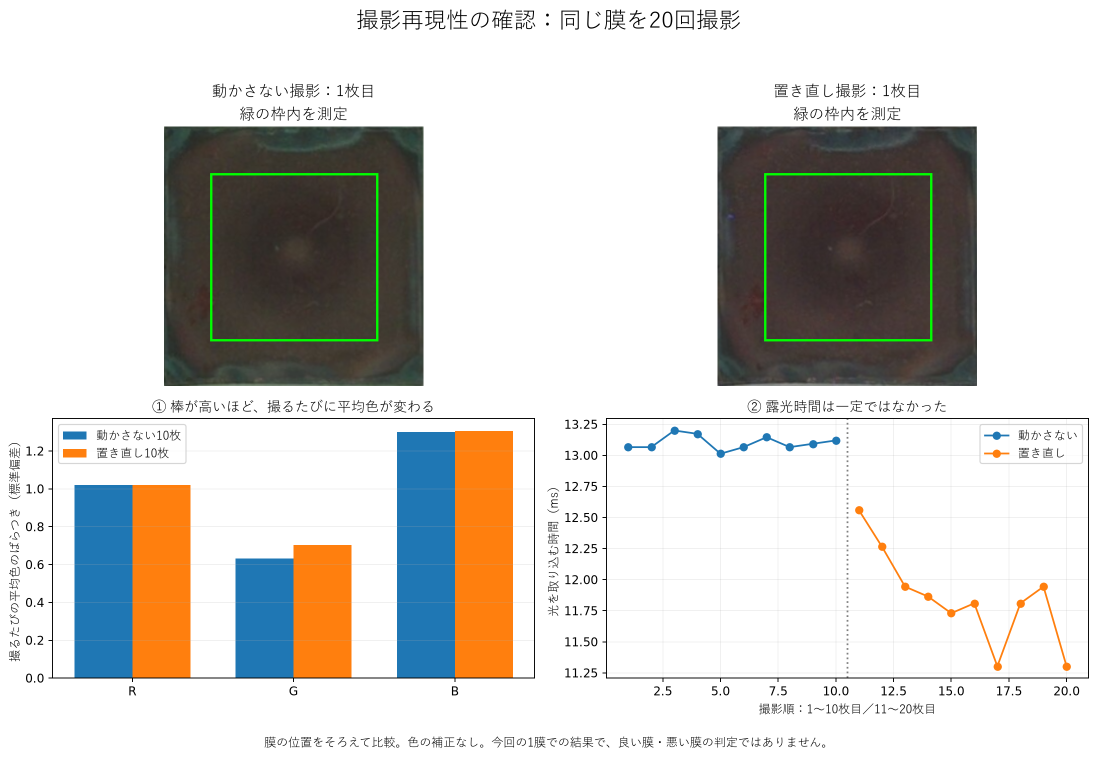
#> input picture results/20261110/01_capture_repeatability/00_まず見る結果.png, 2193 x 1513 px (shown at 1/2 size)
$ python -i analyze_repeatability.py   (imports and definitions only)
#> lines starting #> are read from the running program, lines starting #| are printed output that depends on the picture; after the words box and inside, x2 and y2 are one past the last pixel; in counts of white or black regions, pixels touching at a corner belong together
"""Descriptive comparison of the 2026-11-10 fixed/repositioned capture test."""
from pathlib import Path
import csv
from datetime import datetime
import hashlib
import json
import platform

import cv2
import numpy as np
from PIL import Image
import matplotlib
# [1 line not run here, left out]
import matplotlib.pyplot as plt
from matplotlib.font_manager import FontProperties

ROOT = Path(__file__).resolve().parents[2]
SOURCE = ROOT / 'data/raw/撮影再現性/20261110_FACsSnPbI3_Sn25mol'
OUT = ROOT / 'results/20261110/01_capture_repeatability'
SIZE = 256
MARGINS = (.12, .18, .24)
COLORS = ('#d44b40', '#269753', '#416bc3')


def sha(path):
    return hashlib.sha256(path.read_bytes()).hexdigest()


def corners_and_bbox(rgb):
    h, w = rgb.shape[:2]
#> h = 1513; w = 2193
    x0, x1, y0, y1 = int(.25*w), int(.75*w), int(.2*h), int(.8*h)
#> x0 = 548; x1 = 1644; y0 = 302; y1 = 1210
    gray = cv2.cvtColor(rgb[y0:y1, x0:x1], cv2.COLOR_RGB2GRAY)
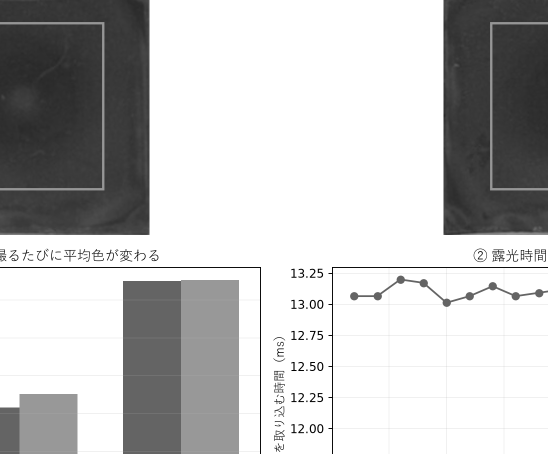
#> gray: shape (908, 1096) (shown at 1/2 size); min 0, max 255, mean 192.9
    _, mask = cv2.threshold(gray, 0, 255, cv2.THRESH_BINARY_INV + cv2.THRESH_OTSU)
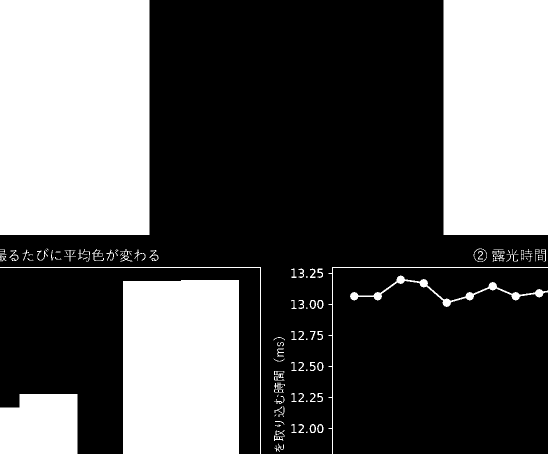
#> mask: shape (908, 1096) (shown at 1/2 size); 35% white; 101 white regions (28 under 20 px)
    contours, _ = cv2.findContours(mask, cv2.RETR_EXTERNAL, cv2.CHAIN_APPROX_SIMPLE)
#> contours = 100 contours, 40 with area under 20; largest, box (x1, y1, x2, y2) and area: (0, 0, 299, 470) 139762, (887, 0, 1096, 470) 97552, (246, 560, 478, 908) 79926, (0, 788, 155, 908) 17274, (700, 551, 1096, 614) 2450
    contour = max(contours, key=cv2.contourArea) + np.array([[[x0, y0]]])
#> contour = [[548, 302], [548, 771], [846, 771], [846, 302]]
    x, y, width, height = cv2.boundingRect(contour)
#> x = 548; y = 302; width = 299; height = 470
    if not (100 < width < 500 and 100 < height < 500 and .7 < width/height < 1.3):
#> (the run stopped early here; a loop or call above may not have finished)

$ run again, on results/20261110/01_capture_repeatability/04_color_and_unevenness.png
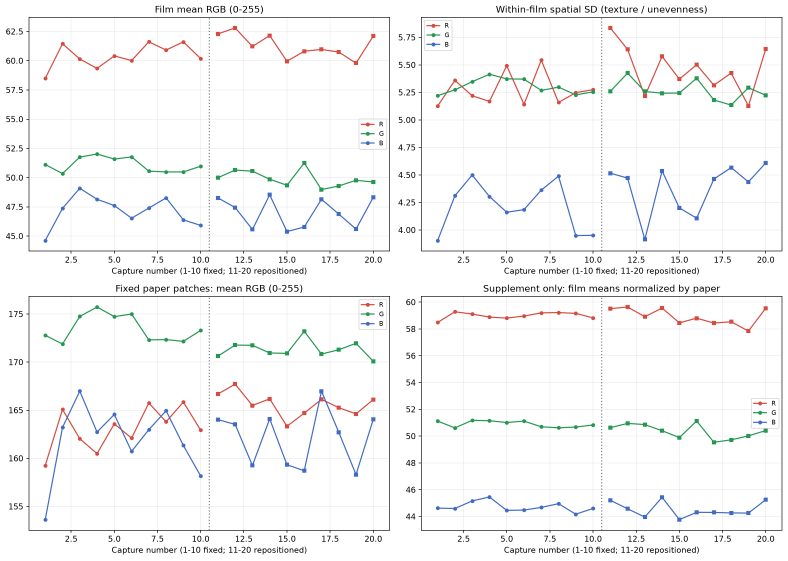
#> input picture results/20261110/01_capture_repeatability/04_color_and_unevenness.png, 2363 x 1681 px (shown at 1/3 size)
#> in corners_and_bbox, `gray = cv2.cvtColor(rgb[y0:y1, x0:x1], cv2.COLOR_RGB2GRAY)`:
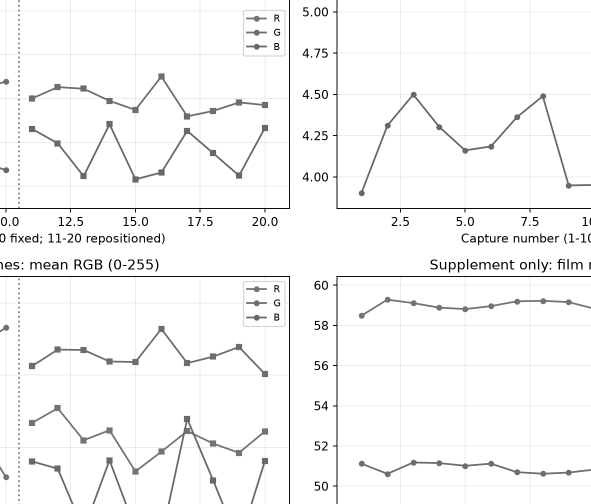
#> gray: shape (1008, 1182) (shown at 1/2 size); min 0, max 255, mean 247.1
#> in corners_and_bbox, `_, mask = cv2.threshold(gray, 0, 255, cv2.THRESH_BINARY_INV + cv2.THRE..`:
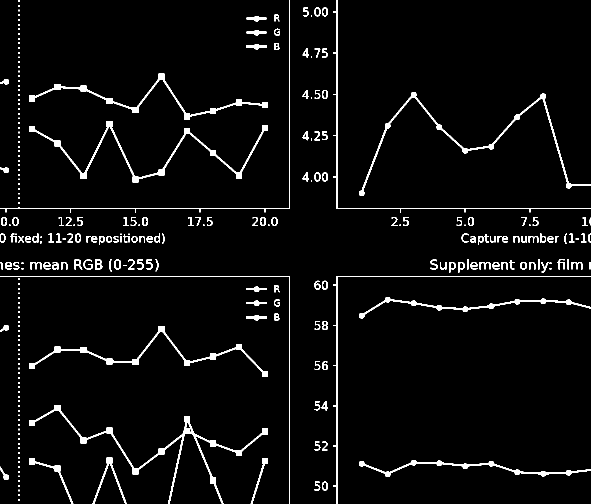
#> mask: shape (1008, 1182) (shown at 1/2 size); 3.9% white; 270 white regions (118 under 20 px)
#> contours = 270 contours, 121 with area under 20; largest, box (x1, y1, x2, y2) and area: (58, 810, 536, 1008) 3566, (58, 242, 536, 365) 2910, (718, 184, 1182, 392) 2584, (58, 652, 536, 754) 2361, (58, 147, 536, 239) 2334
#> contour = 907 rows, first 8: [699, 1146], [699, 1153], [696, 1156], [695, 1156], [694, 1157], [693, 1157], [691, 1159], [690, 1159]
#> x = 648; y = 1146; width = 478; height = 198

$ run again, on results/20261110/01_capture_repeatability/05_position_variation.png
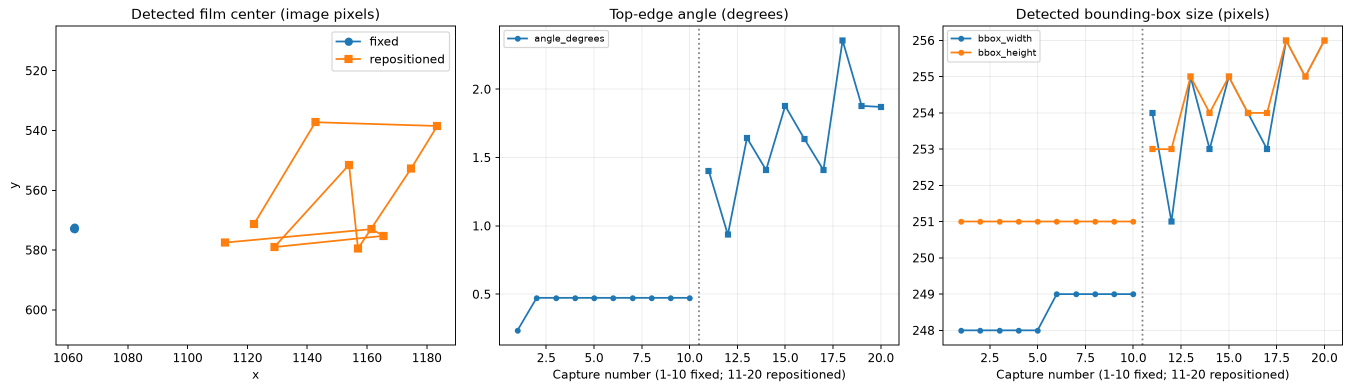
#> input picture results/20261110/01_capture_repeatability/05_position_variation.png, 2702 x 780 px (shown at 1/2 size)
#> in corners_and_bbox, `gray = cv2.cvtColor(rgb[y0:y1, x0:x1], cv2.COLOR_RGB2GRAY)`:
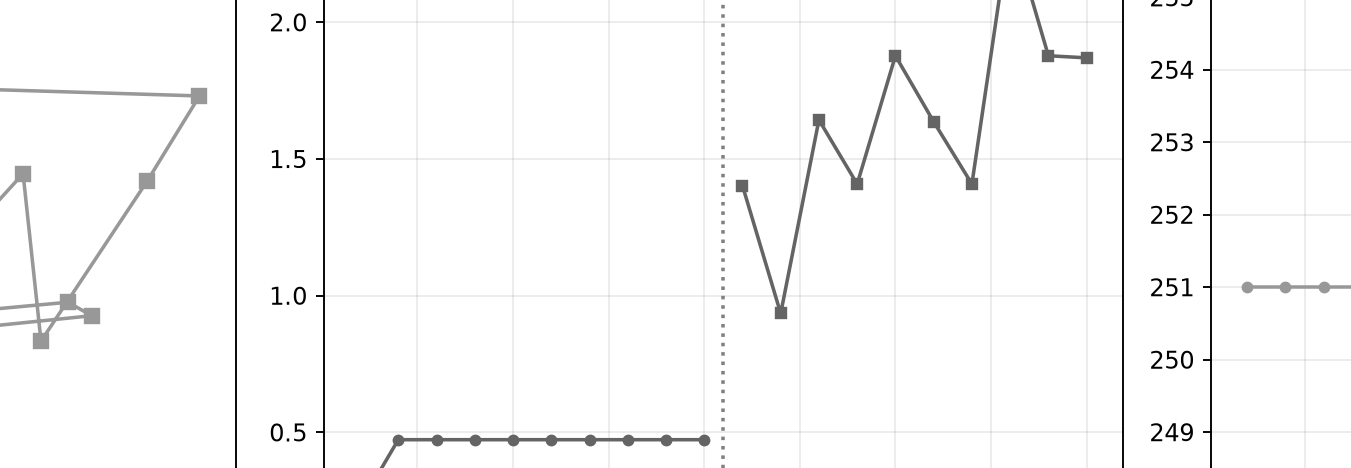
#> gray: shape (468, 1351); min 0, max 255, mean 249.7
#> in corners_and_bbox, `_, mask = cv2.threshold(gray, 0, 255, cv2.THRESH_BINARY_INV + cv2.THRE..`:
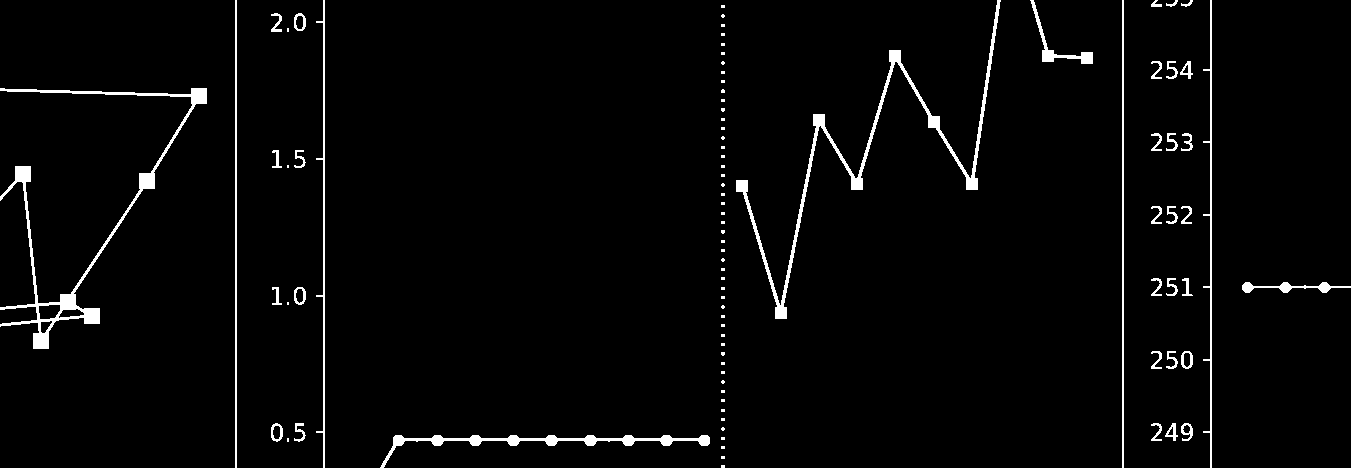
#> mask: shape (468, 1351); 2.7% white; 92 white regions (54 under 20 px)
#> contours = 92 contours, 54 with area under 20; largest, box (x1, y1, x2, y2) and area: (0, 88, 207, 349) 3431, (736, 0, 1001, 319) 2880, (380, 435, 710, 468) 1392, (1203, 0, 1212, 468) 515, (316, 0, 325, 468) 499
#> contour = 440 rows, first 8: [675, 244], [675, 246], [681, 246], [682, 247], [714, 247], [715, 248], [746, 248], [747, 249]
#> x = 675; y = 244; width = 207; height = 261
#> hull = [[881, 244], [881, 259], [774, 479], [723, 504], [708, 504], [675, 482], [675, 244]]
#> perimeter = 815.1
#> the loop in corners_and_bbox, `for fraction in (.01, .015, .02, .03, .04):` made 4 passes
#> points = [[881, 244], [774, 479], [675, 482], [675, 244]]
#> sums = [1125, 1253, 1157, 919]; diffs = [-637, -295, -193, -431]
#> ordered = [[675, 244], [881, 244], [774, 479], [675, 482]]
#> result = ([[675, 244], [881, 244], [774, 479], [675, 482]], (675, 244, 207, 261))

$ run again, on results/20261110/01_capture_repeatability/06_repeatability_summary.png
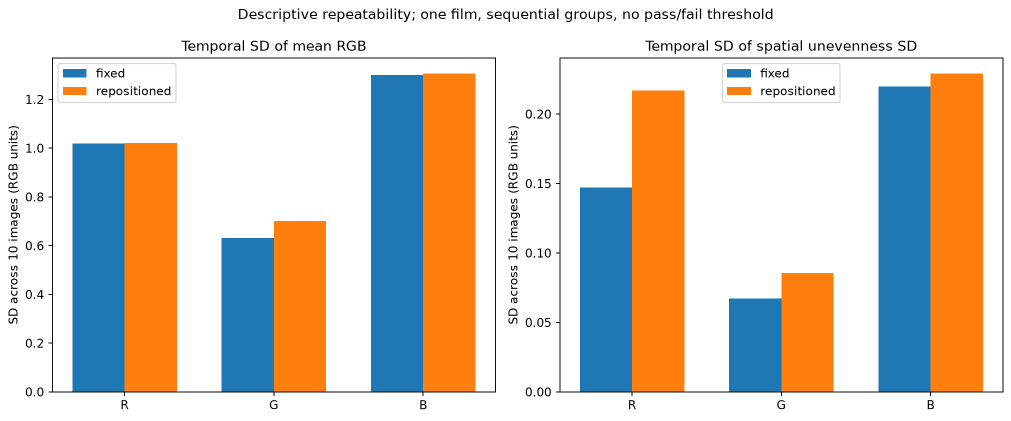
#> input picture results/20261110/01_capture_repeatability/06_repeatability_summary.png, 2022 x 841 px (shown at 1/2 size)
#> in corners_and_bbox, `gray = cv2.cvtColor(rgb[y0:y1, x0:x1], cv2.COLOR_RGB2GRAY)`:
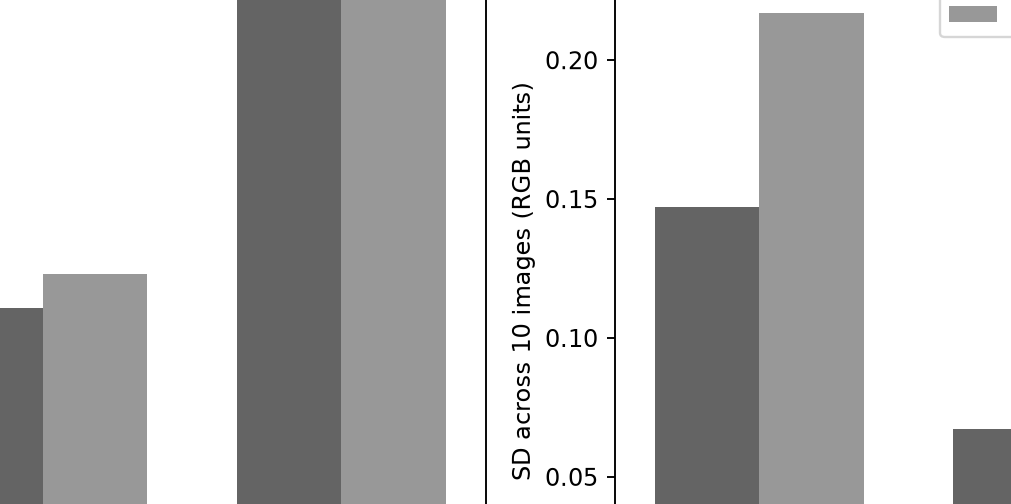
#> gray: shape (504, 1011); min 0, max 255, mean 197.2
#> in corners_and_bbox, `_, mask = cv2.threshold(gray, 0, 255, cv2.THRESH_BINARY_INV + cv2.THRE..`:
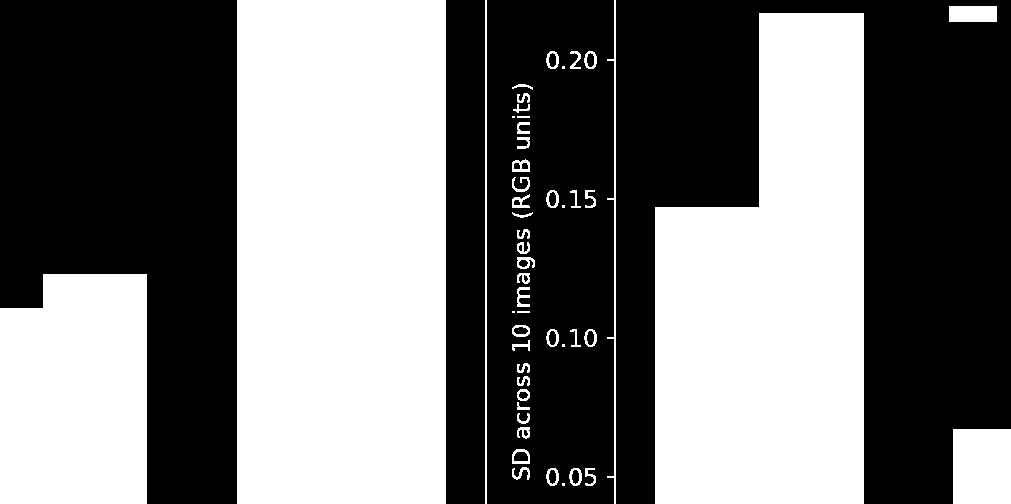
#> mask: shape (504, 1011); 45.3% white; 51 white regions (6 under 20 px)
#> contours = 51 contours, 8 with area under 20; largest, box (x1, y1, x2, y2) and area: (237, 0, 446, 504) 104624, (655, 13, 864, 504) 81744, (0, 274, 147, 504) 31972, (953, 429, 1011, 504) 4218, (949, 6, 997, 22) 705
#> contour = [[742, 168], [742, 671], [950, 671], [950, 168]]
#> x = 742; y = 168; width = 209; height = 504
